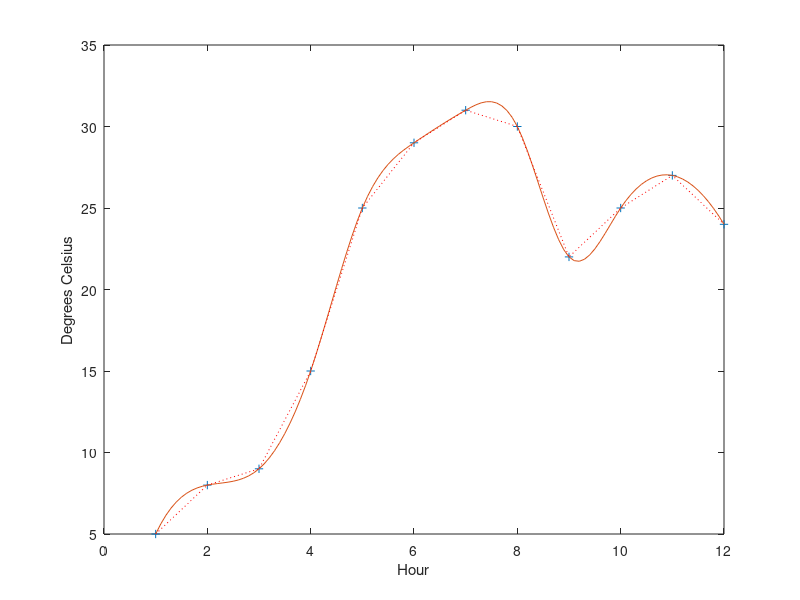

This chart was generated by the following MATLAB code:
hours=1:12;
temps=[5 8 9 15 25 29 31 30 22 25 27 24];
h=1:0.1:12;
t=interp1(hours,temps,h,'spline');  %(直接输出数据将是很多的)
plot(hours,temps,'+',h,t,hours,temps,'r:')     %作图
xlabel('Hour'),ylabel('Degrees Celsius')
